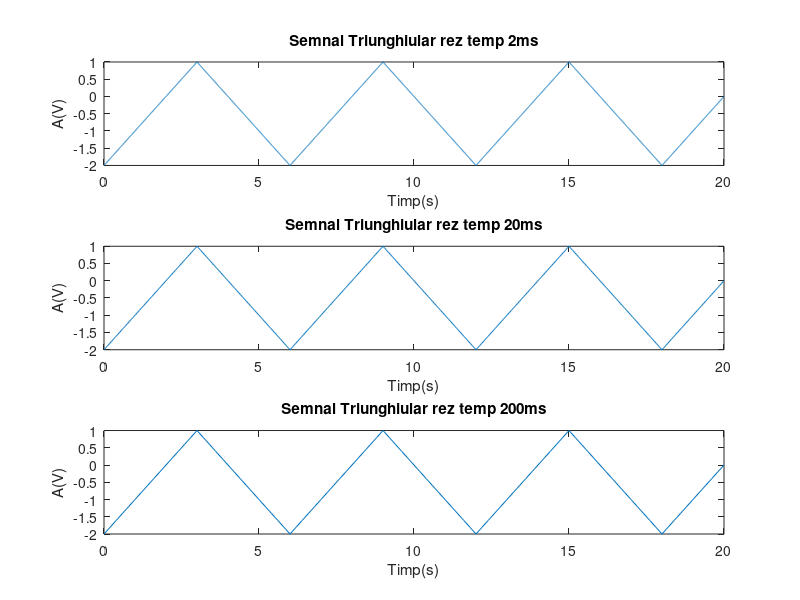

Source code (MATLAB):
%semnal triunghiular, T=5s, Nivel maxim +1 Nivel minim -2 
%Nu am reusit sa fac panta de 1 V/s cu perioada 5s asa ca am facut o
%perioada de 6s.

%Rezolutie temporala 2 ms

t=0:0.002:20; 
f=1/6;
s=1.5*sawtooth(2*pi*f*t, 0.5) - 0.5;
%functia sawtooth(t,width) genereaza un semnal triunghiular 
%de la 0 la 2pi * width functia atinge maximul iar de la 2pi*with la 2pi
%functia atinge minimul. Asadar pentru un semnal simetric, width=0.5.
%pentru a cobori semnalul cu 0.5 adaugam o componenta continua negativa
%-0.5
subplot(3,1,1)
plot(t,s),title('Semnal Triunghiular rez temp 2ms'),xlabel('Timp(s)')
ylabel('A(V)')

%Rezolutie temporala 20 ms
t=0:0.02:20; 
s=1.5*sawtooth(2*pi*f*t, 0.5) - 0.5;
subplot(3,1,2)
plot(t,s),title('Semnal Triunghiular rez temp 20ms'),xlabel('Timp(s)')
ylabel('A(V)')

%Rezolutie temporala 200 ms
t=0:0.2:20; 
s=1.5*sawtooth(2*pi*f*t, 0.5) - 0.5;
subplot(3,1,3)
plot(t,s),title('Semnal Triunghiular rez temp 200ms'),xlabel('Timp(s)')
ylabel('A(V)')

